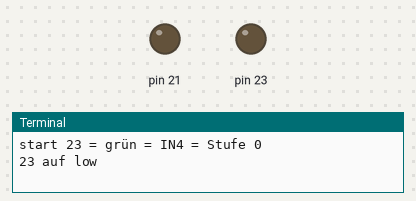
Bench run of a program on a simulated Raspberry Pi (header pin numbers). Parts: output pins drawn as LEDs (lit = HIGH), the last lines printed to the terminal. At 40.0 s the program stops and its outputs stay as they are.

Above: at 0.1 s.
At 15.1 s:
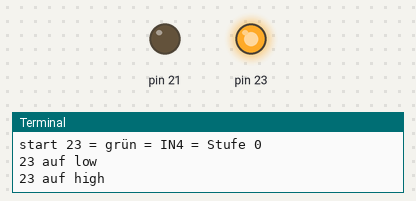
At 35.1 s:
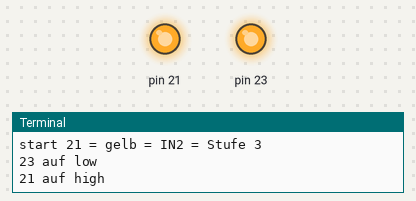
Timing chart, 0 to 41.5 s (numbered marks = the images above):
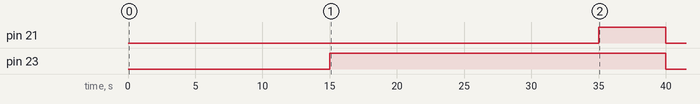

Measured:
- by itself, pin 21: LOW → HIGH at 35.0 s, → LOW 5.0 s later
- by itself, pin 23: LOW → HIGH at 15.0 s, → LOW 25.0 s later

The program:

kwl_test.py
```python
#!/usr/bin/python
# coding=utf-8
#
# Skript um die Wohnraumlüftung zu steuern
#   die Relais sind LOW-aktiv
#
import RPi.GPIO as GPIO
import time

print("start 23 = grün = IN4 = Stufe 0")
# Pin Nummern vervenden statt GPIO Nummern
GPIO.setmode(GPIO.BOARD)

# Pin 23 (GPIO 11)
GPIO.setup(23, GPIO.OUT)
print("23 auf low")
GPIO.output(23, GPIO.LOW)
time.sleep(15)
print("23 auf high")
GPIO.output(23, GPIO.HIGH)
time.sleep(5)

print("start 21 = gelb = IN2 = Stufe 3")

# Pin 21 (GPIO 9)
GPIO.setup(21, GPIO.OUT)
print("23 auf low")
GPIO.output(21, GPIO.LOW)
time.sleep(15)
print("21 auf high")
GPIO.output(21, GPIO.HIGH)
time.sleep(5)

# aufräumen
GPIO.cleanup()
print("end")
```
